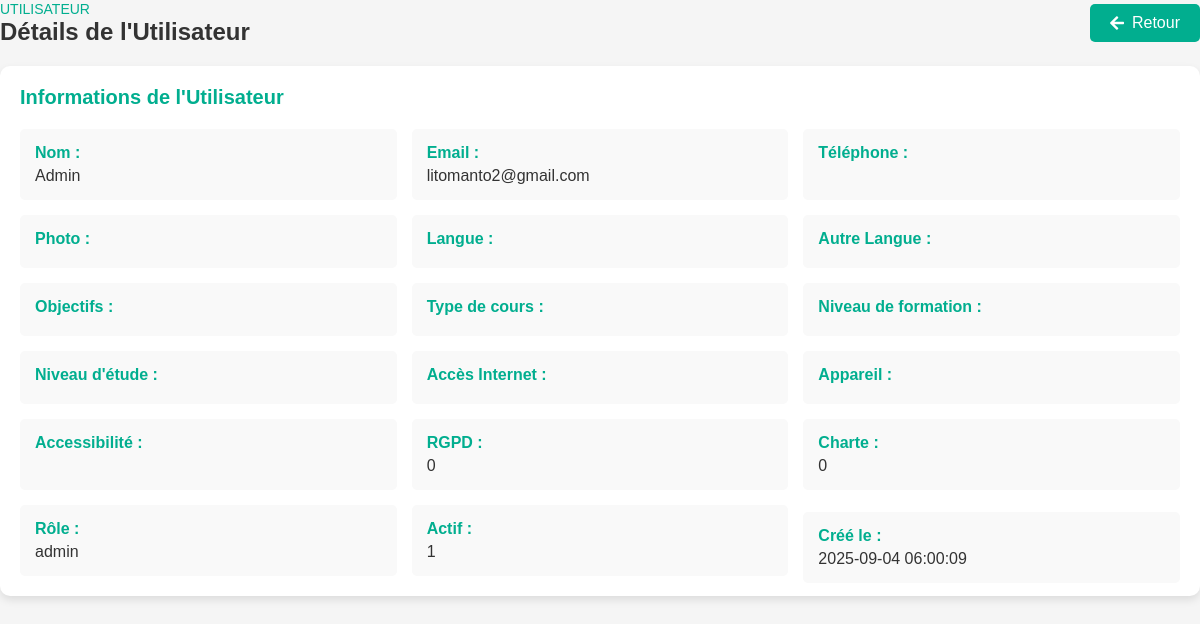
The page /Espace/admin/gestion_utilisateurs/voir_utilisateurs.php?id=1 on the database as committed earlier.
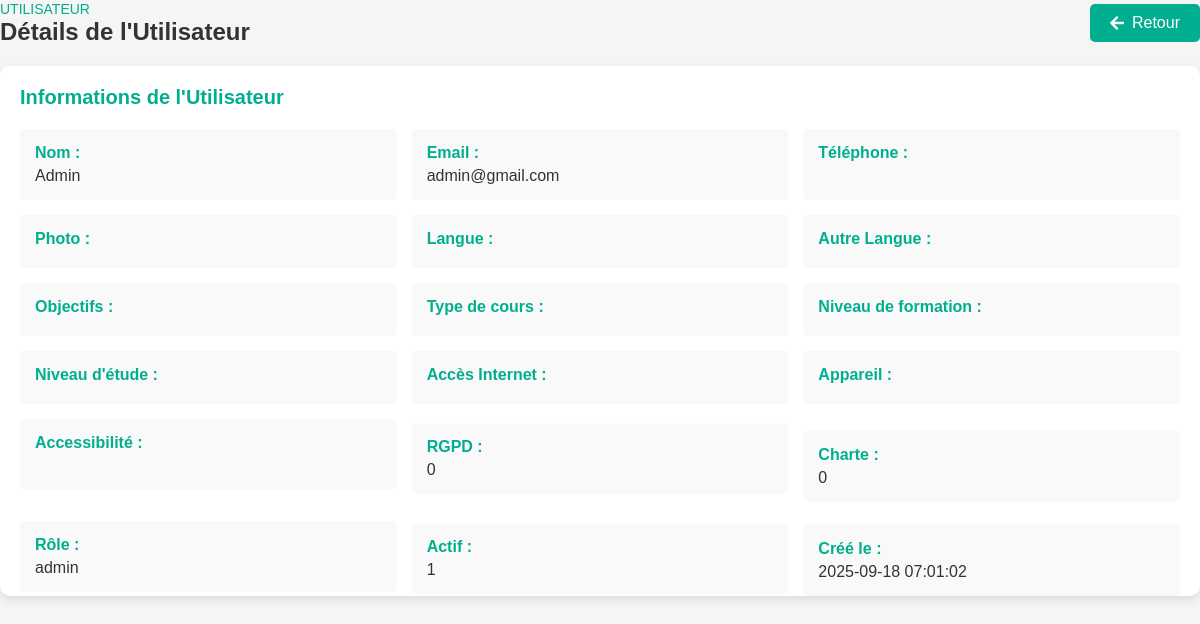
The same page on the database as committed later.
### tables this page shows
CREATE TABLE `utilisateurs` (
  `id` int NOT NULL AUTO_INCREMENT,
  `nom` varchar(255) NOT NULL,
  `email` varchar(255) NOT NULL,
  `mot_de_passe` varchar(255) NOT NULL,
  `telephone` varchar(20) DEFAULT NULL,
  `photo` varchar(255) DEFAULT NULL,
  `pays` varchar(100) DEFAULT NULL,
  `langue` varchar(100) DEFAULT NULL,
  `autre_langue` varchar(100) DEFAULT NULL,
  `objectifs` text,
  `type_cours` varchar(100) DEFAULT NULL,
  `niveau_formation` varchar(100) DEFAULT NULL,
  `niveau_etude` varchar(100) DEFAULT NULL,
  `acces_internet` varchar(50) DEFAULT NULL,
  `appareil` varchar(100) DEFAULT NULL,
  `accessibilite` text,
  `rgpd` tinyint(1) DEFAULT '0',
  `charte` tinyint(1) DEFAULT '0',
  `role` enum('apprenant','admin','moderator') DEFAULT 'apprenant',
  `actif` tinyint(1) DEFAULT '1',
  `created_at` timestamp NULL DEFAULT CURRENT_TIMESTAMP,
  PRIMARY KEY (`id`),
  UNIQUE KEY `email` (`email`)
);

### Espace/admin/gestion_utilisateurs/voir_utilisateurs.php (the view, shortened to what this page needs)
<?php
require_once '../../config/db.php';
$id = $_GET['id'];
$stmt = $pdo->prepare("SELECT * FROM utilisateurs WHERE id = ?");
$stmt->execute([$id]);
$user = $stmt->fetch(PDO::FETCH_ASSOC);
?>
<!DOCTYPE html>
<html lang="fr">
<head>
    <link rel="stylesheet" href="styles.css">
    <link rel="stylesheet" href="https://cdnjs.cloudflare.com/ajax/libs/font-awesome/5.15.4/css/all.min.css">
</head>
<body>
    <div class="main--content">
        <div class="header--wrapper">
            <div class="header--title">
                <span>Utilisateur</span>
                <h2>Détails de l'Utilisateur</h2>
            </div>
            <a href="gestion_utilisateur.php" class="btn-back"><i class="fas fa-arrow-left"></i> Retour</a>
        </div>
        <div class="card--container">
            <div class="card--wrapper">
                <h3>Informations de l'Utilisateur</h3>
                <div class="info--grid">
                    <div class="info--item"><strong>Nom :</strong> <?= htmlspecialchars($user['nom']) ?></div>
                    <div class="info--item"><strong>Email :</strong> <?= htmlspecialchars($user['email']) ?></div>
                    <div class="info--item"><strong>Téléphone :</strong> <?= htmlspecialchars($user['telephone']) ?></div>
                    <div class="info--item"><strong>Photo :</strong> <?= htmlspecialchars($user['photo']) ?></div>
                    <div class="info--item"><strong>Langue :</strong> <?= htmlspecialchars($user['langue']) ?></div>
                    <div class="info--item"><strong>Autre Langue :</strong> <?= htmlspecialchars($user['autre_langue']) ?></div>
                    <div class="info--item"><strong>Objectifs :</strong> <?= htmlspecialchars($user['objectifs']) ?></div>
                    <div class="info--item"><strong>Type de cours :</strong> <?= htmlspecialchars($user['type_cours']) ?></div>
                    <div class="info--item"><strong>Niveau de formation :</strong> <?= htmlspecialchars($user['niveau_formation']) ?></div>
                    <div class="info--item"><strong>Niveau d'étude :</strong> <?= htmlspecialchars($user['niveau_etude']) ?></div>
                    <div class="info--item"><strong>Accès Internet :</strong> <?= htmlspecialchars($user['acces_internet']) ?></div>
                    <div class="info--item"><strong>Appareil :</strong> <?= htmlspecialchars($user['appareil']) ?></div>
                    <div class="info--item"><strong>Accessibilité :</strong> <?= htmlspecialchars($user['accessibilite']) ?></div>
                    <div class="info--item"><strong>RGPD :</strong> <?= htmlspecialchars($user['rgpd']) ?></div>
                    <div class="info--item"><strong>Charte :</strong> <?= htmlspecialchars($user['charte']) ?></div>
                    <div class="info--item"><strong>Rôle :</strong> <?= htmlspecialchars($user['role']) ?></div>
                    <div class="info--item"><strong>Actif :</strong> <?= htmlspecialchars($user['actif']) ?></div>
                    <div class="info--item"><strong>Créé le :</strong> <?= htmlspecialchars($user['created_at']) ?></div>
                </div>
            </div>
        </div>
    </div>
</body>
</html>

Rows that differ between the two databases and show on the page:
changed utilisateurs "Admin": email "litomanto2@gmail.com" → "admin@gmail.com"; created_at "2025-09-04 06:00:09" → "2025-09-18 07:01:02"
